Frame 1 (no input): blank canvas, image omitted
Frame 60 (the mouse pressed at the canvas centre just before this capture): blank canvas, image omitted
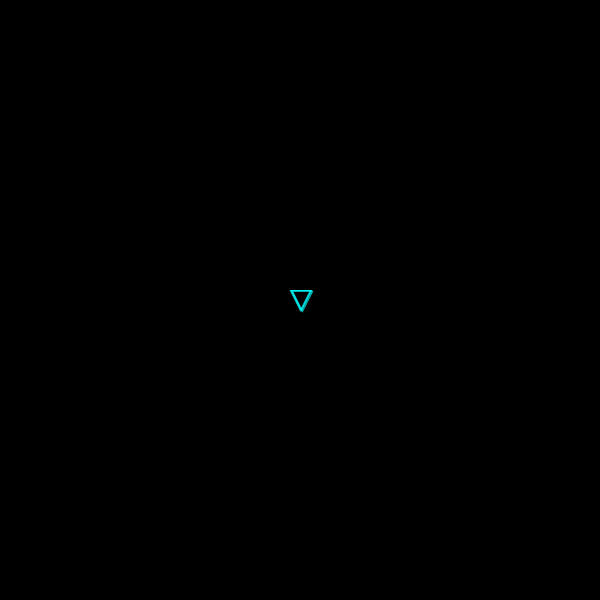
Frame 120 (the mouse held since frame 60 and released just before this capture)

The Processing sketch whose frames 1 and 60 were blank and that drew this single picture after the mouse press (run headless with seeded random() and noise(); from frame 60 on, the mouse is pressed at the canvas centre):

// Processing sketch: processing_48222
// ── processing_48222.pde

// Learning Processing
// Daniel Shiffman
// http://www.learningprocessing.com

// Exercise 13-5: Using Example 13-5, draw a spiral path. Start in the center and move 
// outward. Note that this can be done by changing only one line of code and adding one line 
// of code!           

// A Polar coordinate, radius now starts at 0 to spiral outwards
float r = 0;
float theta = 0;

void setup() {
  size(600,600);
  background(0);
  smooth();
  frameRate(190);
}

void draw() {
  // Polar to Cartesian conversion
  float x = r * cos(theta);
  float y = r * sin(theta);
  int VERTEX = 10;

  // Draw an ellipse at x,y

  // Adjust for center of window
  smooth();
  noFill();
  stroke(r*2 ,255-r/2, 255-r, 10);
  //strokeJoin(ROUND);
  
  triangle(x+width/2-VERTEX, y+height/2-VERTEX, x+width/2, y+height/2+VERTEX, x+width/2+VERTEX, y+height/2-VERTEX); 

  // Increment the angle
  theta += 0.005;
  // Increment the radius
  r += 0.025;
}
